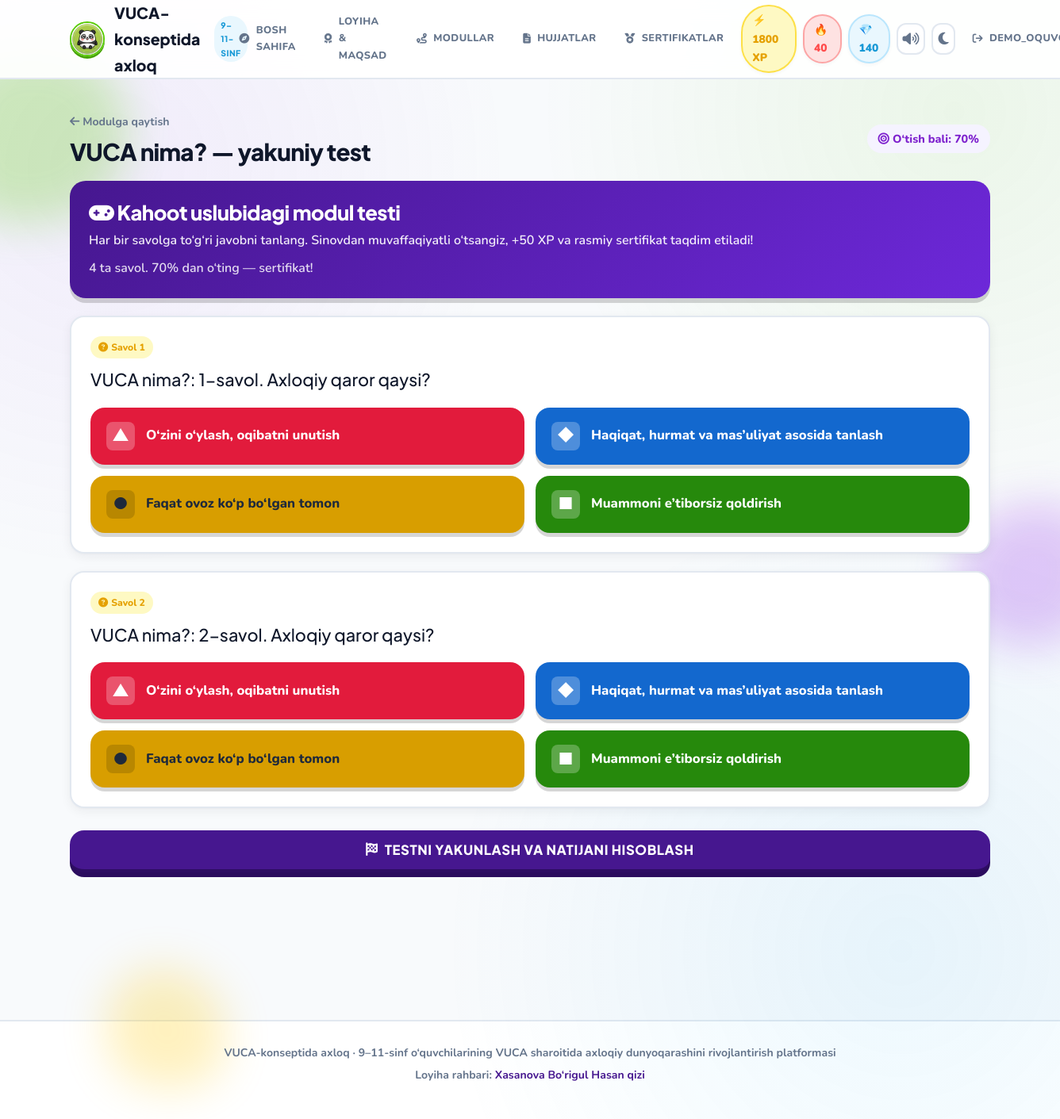
/modules/1/test/ (signed in), run on the app's committed database.
### core/models.py (models this page shows, shortened)
class TimestampedModel(models.Model):
    created_at = models.DateTimeField(_("Yaratilgan vaqti"), auto_now_add=True)
    updated_at = models.DateTimeField(_("Yangilangan vaqti"), auto_now=True)
    class Meta:
        abstract = True
        ordering = ['-created_at']

class Test(TimestampedModel):
    module = models.OneToOneField(
        Module,
        on_delete=models.CASCADE,
        related_name='test',
        verbose_name=_("Modul")
    )
    title = models.CharField(_("Test sarlavhasi"), max_length=255)
    description = models.TextField(_("Test tavsifi"), blank=True, null=True)
    passing_score_percent = models.PositiveIntegerField(
        _("O'tish bali (foizda)"),
        default=70,
        validators=[MinValueValidator(0), MaxValueValidator(100)],
        help_text=_("Testdan muvaffaqiyatli o'tish uchun talab qilinadigan minimal foiz (0-100)."),
    )
    class Meta:
        verbose_name = _("Test")
        verbose_name_plural = _("Testlar")
        ordering = ['module__order', 'module__title']

class Question(TimestampedModel):
    test = models.ForeignKey(
        Test,
        on_delete=models.CASCADE,
        related_name='questions',
        verbose_name=_("Test")
    )
    text = models.TextField(_("Savol matni"))
    order = models.PositiveIntegerField(_("Tartib raqami"), default=0)
    class Meta:
        verbose_name = _("Savol")
        verbose_name_plural = _("Savollar")
        ordering = ['test', 'order']

class Answer(TimestampedModel):
    question = models.ForeignKey(
        Question,
        on_delete=models.CASCADE,
        related_name='answers',
        verbose_name=_("Savol")
    )
    text = models.CharField(_("Javob matni"), max_length=255)
    is_correct = models.BooleanField(_("To'g'ri javob"), default=False, help_text=_("Agar bu javob to'g'ri bo'lsa belgilang."))
    class Meta:
        verbose_name = _("Javob")
        verbose_name_plural = _("Javoblar")
        ordering = ['question', 'id']

### core/views.py (the view)
# urls.py: path('modules/<int:module_pk>/test/', views.take_test_view, name='take_test'), # GET/POST
@login_required
def take_test_view(request, module_pk):
    module = get_object_or_404(Module.objects.prefetch_related('test__questions__answers'), pk=module_pk)
    test_instance = getattr(module, 'test', None)
    if not test_instance:
        messages.error(request, _("Bu modul uchun test topilmadi."))
        return redirect('learning_platform:module_detail', pk=module.pk)
    if not can_user_access_test(request.user, module):
        messages.warning(request, _("Testni topshirish uchun avval modulning barcha kurslarini tugatishingiz kerak."))
        return redirect('learning_platform:module_detail', pk=module.pk)
    if not test_instance.questions.exists():
         messages.warning(request, _("Bu testda hali savollar qo'shilmagan."))
         return redirect('learning_platform:module_detail', pk=module.pk)
    if request.method == 'POST':
        form = TestSubmissionForm(request.POST, test=test_instance)
        if form.is_valid():
            user_answers = form.get_user_answers()
            score, passed = calculate_test_score(test_instance, user_answers)
            result = UserTestResult.objects.create(
                user=request.user,
                test=test_instance,
                score=score,
                passed=passed,
            )
            messages.success(request, _("Test muvaffaqiyatli topshirildi! Natijangizni ko'ring."))
            return redirect('learning_platform:test_result', pk=result.pk)
        else:
            messages.error(request, _("Iltimos, barcha savollarga javob bering."))
    else:
        form = TestSubmissionForm(test=test_instance)
    context = {
        'test': test_instance,
        'form': form,
        'module': module,
    }
    return render(request, 'learning_platform/take_test.html', context)

### core/context_processors.py (called while the page is built)
def site_branding(request):
    data = {
        'SITE_NAME': getattr(settings, 'SITE_NAME', 'VUCA-konseptida axloq'),
        'SITE_TAGLINE': getattr(settings, 'SITE_TAGLINE', ''),
        'user_xp': 0,
        'user_completed': 0,
        'user_certs': 0,
        'user_streak': 0,
        'user_gems': 0,
    }
    user = getattr(request, 'user', None)
    if user is not None and user.is_authenticated:
        from core.models import UserCourseProgress, Certificate
        completed = UserCourseProgress.objects.filter(user=user).count()
        certs = Certificate.objects.filter(user=user).count()
        data['user_completed'] = completed
        data['user_certs'] = certs
        data['user_xp'] = completed * 20 + certs * 50
        data['user_streak'] = min(max(completed, 1), 99) if completed else 0
        data['user_gems'] = certs * 5 + completed
    return data

### core/utils.py (called while the page is built)
def has_user_completed_module(user, module: Module) -> bool:
    if not user.is_authenticated:
        return False
    total_courses_in_module = module.courses.count()
    if total_courses_in_module == 0:
        return True
    completed_courses_count = UserCourseProgress.objects.filter(
        user=user,
        course__module=module,
    ).count()
    return completed_courses_count >= total_courses_in_module

def can_user_access_test(user, module: Module) -> bool:
    return has_user_completed_module(user, module)

### templates/learning_platform/take_test.html (shortened to what this page needs)
{% extends 'base.html' %}
{% block content %}
<div class="section-title">
    <div>
        <a class="meta" href="{% url 'learning_platform:module_detail' pk=module.pk %}">
            <i class="fas fa-arrow-left"></i> Modulga qaytish
        </a>
        <h1 style="margin: 6px 0 0; font-size: 1.85rem;">{{ test.title }}</h1>
    </div>
    <span class="badge purple" style="font-size: 0.9rem; padding: 6px 14px;">
        <i class="fas fa-bullseye"></i> O‘tish bali: {{ test.passing_score_percent }}%
    </span>
</div>
<div class="kahoot-card-head">
    <h2><i class="fas fa-gamepad"></i> Kahoot uslubidagi modul testi</h2>
    <p>Har bir savolga to‘g‘ri javobni tanlang. Sinovdan muvaffaqiyatli o‘tsangiz, +50 XP va rasmiy sertifikat taqdim etiladi!</p>
    {% if test.description %}<p style="margin-top: 8px; opacity: 0.85;">{{ test.description }}</p>{% endif %}
</div>
{% if test.questions.all %}
<form method="post" action="{% url 'learning_platform:take_test' module_pk=module.pk %}">
    {% for field in form %}
        {% if not field.is_hidden %}
        <div class="test-step-card">
            <div style="display: flex; justify-content: space-between; align-items: center; margin-bottom: 12px;">
                <span class="badge xp">
                    <i class="fas fa-question-circle"></i> Savol {{ forloop.counter }}
                </span>
            </div>
            <div class="test-step-q">
                {{ field.label }}
            </div>
            <div class="kahoot-answers-grid">
                {% for radio in field %}
                {% cycle 'kahoot-c0' 'kahoot-c1' 'kahoot-c2' 'kahoot-c3' as c_class silent %}
                {% cycle '▲' '◆' '●' '■' as c_icon silent %}
                <label class="kahoot-choice {{ c_class }}" for="{{ radio.id_for_label }}">
                    <span class="kh-shape">{{ c_icon }}</span>
                    <span style="flex: 1;">{{ radio.choice_label }}</span>
                </label>
                {% endfor %}
            </div>
        </div>
        {% endif %}
    {% endfor %}
    <div style="margin: 28px 0 40px; text-align: center;">
        <button type="submit" class="btn btn-purple btn-lg btn-block" style="box-shadow: 0 6px 0 #2b0c5e;">
            <i class="fas fa-flag-checkered"></i> Testni yakunlash va natijani hisoblash
        </button>
    </div>
</form>
{% else %}
<div class="card"><div class="card-body empty">Bu modul testida hali savollar joylashtirilmagan.</div></div>
{% endif %}
{% endblock %}

### templates/base.html (shortened to what this page needs)
{% load static %}
<!DOCTYPE html>
<html lang="uz" data-theme="light">
<head>
    <link rel="stylesheet" href="https://cdnjs.cloudflare.com/ajax/libs/font-awesome/6.5.1/css/all.min.css">
    <link rel="stylesheet" href="{% static 'css/app.css' %}">
</head>
<body>
    <div class="bg-ambient"></div>
    <div class="blob blob-a"></div>
    <div class="blob blob-b"></div>
    <header class="topbar">
        <div class="wrap topbar-inner">
            <a class="brand" href="{% url 'learning_platform:module_list' %}">
                <img class="brand-panda" src="{% static 'img/panda-logo.jpg' %}" alt="VUCA panda">
                <span>{{ SITE_NAME }}</span>
                <span class="brand-badge">9–11-sinf</span>
            </a>
            <nav class="nav-desktop">
                <a class="nav-link {% if request.resolver_match.url_name == 'module_list' %}is-active{% endif %}" href="{% url 'learning_platform:module_list' %}">
                    <i class="fas fa-compass"></i> Bosh sahifa
                </a>
                <a class="nav-link" href="{% url 'learning_platform:module_list' %}#loyiha-haqida">
                    <i class="fas fa-award"></i> Loyiha & Maqsad
                </a>
                <a class="nav-link" href="{% url 'learning_platform:module_list' %}#yol">
                    <i class="fas fa-route"></i> Modullar
                </a>
                <a class="nav-link" href="{% url 'learning_platform:module_list' %}#hujjatlar">
                    <i class="fas fa-file-lines"></i> Hujjatlar
                </a>
                {% if user.is_authenticated %}
                <a class="nav-link {% if request.resolver_match.url_name == 'my_certificates' or request.resolver_match.url_name == 'certificate_detail' %}is-active{% endif %}" href="{% url 'learning_platform:my_certificates' %}">
                    <i class="fas fa-medal"></i> Sertifikatlar
                </a>
                <span class="stat-pill xp" title="Tajriba ballari">⚡ {{ user_xp }} XP</span>
                <span class="stat-pill streak" title="Ketma-ketlik seriyasi">🔥 {{ user_streak }}</span>
                <span class="stat-pill gem" title="Olmoslar">💎 {{ user_gems }}</span>
                {% endif %}
                <button class="sound-toggle" type="button" data-sound-toggle aria-label="Ovoz effektlari" title="Duolingo ovoz effektlari">
                    <i class="fas fa-volume-high"></i>
                </button>
                <button class="theme-toggle" type="button" data-theme-toggle aria-label="Mavzuni almashtirish" title="Tungi / Kunduzgi rejim">
                    <i class="fas fa-moon"></i>
                </button>
                {% if user.is_authenticated %}
                <a class="nav-link" href="{% url 'learning_platform:logout' %}" title="Chiqish">
                    <i class="fas fa-arrow-right-from-bracket"></i> {{ user.username }}
                </a>
                {% else %}
                <a class="nav-link" href="{% url 'learning_platform:login' %}">Kirish</a>
                <a class="btn btn-green btn-sm" href="{% url 'learning_platform:register' %}"><i class="fas fa-bolt"></i> Boshlash</a>
                {% endif %}
            </nav>
        </div>
    </header>
    <main class="page">
        <div class="wrap">
            {% block content %}{% endblock %}
        </div>
    </main>
    <footer class="footer">
        <div class="wrap footer-content">
            <p><strong>{{ SITE_NAME }}</strong> · 9–11-sinf o‘quvchilarining VUCA sharoitida axloqiy dunyoqarashini rivojlantirish platformasi</p>
            <p class="footer-sub">Loyiha rahbari: <strong>Xasanova Bo‘rigul Hasan qizi</strong></p>
        </div>
    </footer>
</body>
</html>

### data on the page
Test: title "VUCA nima? — yakuniy test", passing_score_percent "70", description "4 ta savol. 70% dan o‘ting — sertifikat!"
Question: label "VUCA nima?: 1-savol. Axloqiy qaror qaysi?"
Answer: choice_label "O‘zini o‘ylash, oqibatni unutish"
Answer: choice_label "Haqiqat, hurmat va mas’uliyat asosida tanlash"
Answer: choice_label "Faqat ovoz ko‘p bo‘lgan tomon"
Answer: choice_label "Muammoni e’tiborsiz qoldirish"
Question: label "VUCA nima?: 2-savol. Axloqiy qaror qaysi?"
Answer: choice_label "O‘zini o‘ylash, oqibatni unutish"
Answer: choice_label "Haqiqat, hurmat va mas’uliyat asosida tanlash"
Answer: choice_label "Faqat ovoz ko‘p bo‘lgan tomon"
Answer: choice_label "Muammoni e’tiborsiz qoldirish"

### other printed values
{{ SITE_NAME }} "VUCA-konseptida axloq"
{{ user_xp }} "1800"
{{ user_streak }} "40"
{{ user_gems }} "140"
{{ c_icon }} "▲" "◆" "●" "■" "▲" "◆" "●" "■"
